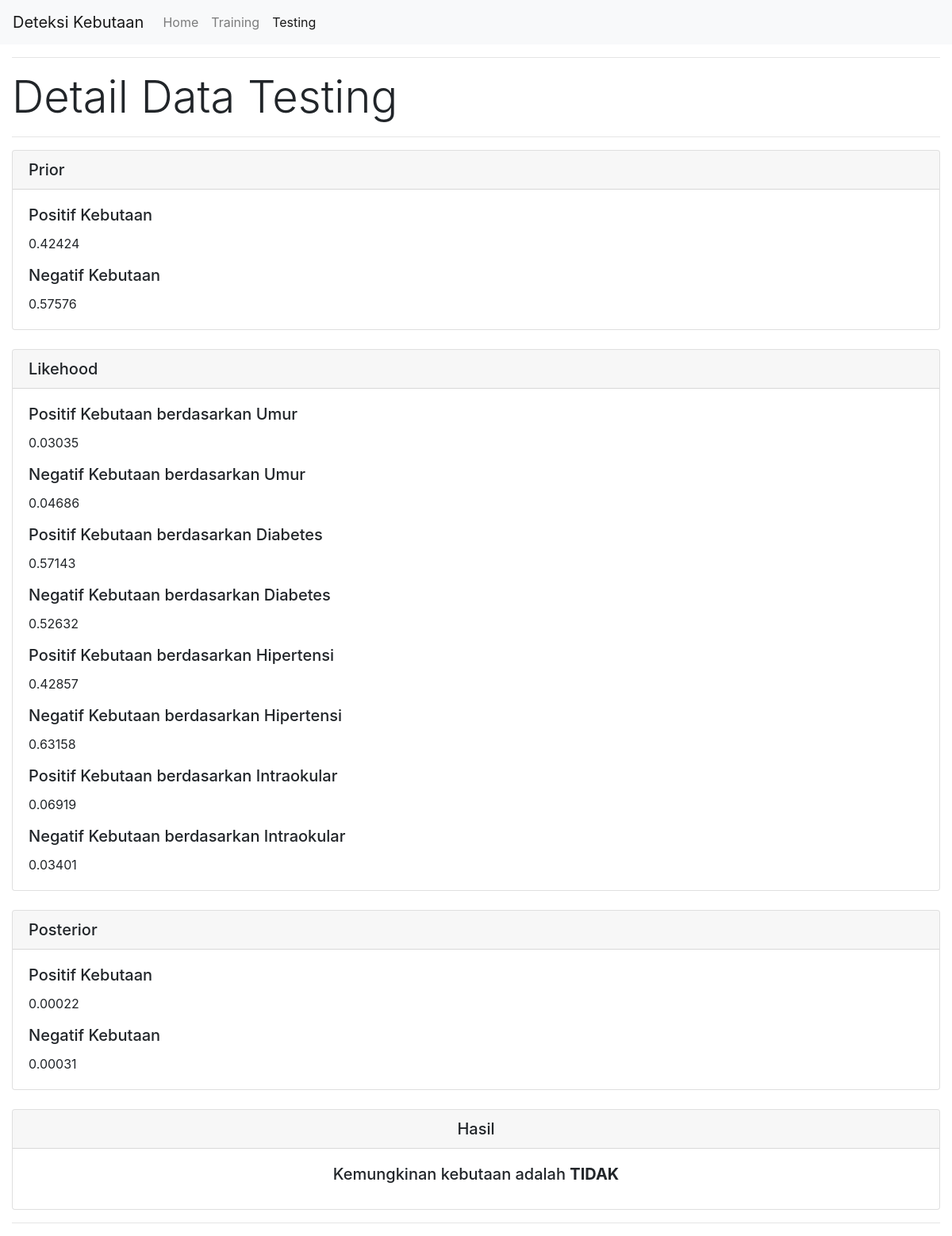
The page /detail_testing.php?detail=1 on the database its author committed.
### tables this page shows
CREATE TABLE `testing` (
  `NOMOR` int(11) NOT NULL,
  `NAMA_PASIEN` varchar(50) DEFAULT NULL,
  `UMUR` int(11) DEFAULT NULL,
  `DIABETES` varchar(5) DEFAULT NULL,
  `HIPERTENSI` varchar(5) DEFAULT NULL,
  `INTRAOKULAR` int(11) DEFAULT NULL,
  `KEBUTAAN` varchar(5) NOT NULL,
  `PRI_BUTA` double NOT NULL,
  `PRI_TIDAK_BUTA` double NOT NULL,
  `L_U_B` double NOT NULL,
  `L_U_TB` double NOT NULL,
  `L_I_B` double NOT NULL,
  `L_I_TB` double NOT NULL,
  `L_D_B` double NOT NULL,
  `L_D_TB` double NOT NULL,
  `L_H_B` double NOT NULL,
  `L_H_TB` double NOT NULL,
  `POS_BUTA` double NOT NULL,
  `POS_TIDAK_BUTA` double NOT NULL
);

### detail_testing.php (the view, shortened to what this page needs)
<!DOCTYPE html>
<?php
	require_once("koneksi.php");
	$NOMOR = $_GET['detail'];
	$query = mysqli_query($conn, "SELECT * FROM testing WHERE NOMOR = $NOMOR");
	$data = mysqli_fetch_assoc($query);
?>
<html>
	<head>
		<link rel="stylesheet" href="https://stackpath.bootstrapcdn.com/bootstrap/4.1.3/css/bootstrap.min.css">
	</head>
	<body>
		<nav class="navbar navbar-expand-lg navbar-light bg-light">
		  <a class="navbar-brand" href="index.php">Deteksi Kebutaan</a>
		  <div class="collapse navbar-collapse" id="navbarNavAltMarkup">
		    <div class="navbar-nav">
		      <a class="nav-item nav-link" href="index.php">Home</a>
		      <a class="nav-item nav-link" href="training">Training</a>
		      <a class="nav-item nav-link active" href="testing">Testing <span class="sr-only">(current)</span></a>
		    </div>
		  </div>
		</nav>
	<div class="container-fluid">
		<hr>
			<h1 class="display-4">Detail Data Testing</h1>
		<hr>
		<div class="card">
		  <h5 class="card-header">Prior</h5>
		  <div class="card-body">
		    <h5 class="card-title">Positif Kebutaan</h5>
		    <p class="card-text"><?php echo number_format($data['PRI_BUTA'],5); ?></p>
		    <h5 class="card-title">Negatif Kebutaan</h5>
		    <p class="card-text"><?php echo number_format($data['PRI_TIDAK_BUTA'],5); ?></p>
		  </div>
		</div>
		<br>
		<div class="card">
		  <h5 class="card-header">Likehood</h5>
		  <div class="card-body">
		    <h5 class="card-title">Positif Kebutaan berdasarkan Umur</h5>
		    <p class="card-text"><?php echo number_format($data['L_U_B'],5); ?></p>
		    <h5 class="card-title">Negatif Kebutaan berdasarkan Umur</h5>
		    <p class="card-text"><?php echo number_format($data['L_U_TB'],5); ?></p>
		    <h5 class="card-title">Positif Kebutaan berdasarkan Diabetes</h5>
		    <p class="card-text"><?php echo number_format($data['L_D_B'],5); ?></p>
		    <h5 class="card-title">Negatif Kebutaan berdasarkan Diabetes</h5>
		    <p class="card-text"><?php echo number_format($data['L_D_TB'],5); ?></p>
		    <h5 class="card-title">Positif Kebutaan berdasarkan Hipertensi</h5>
		    <p class="card-text"><?php echo number_format($data['L_H_B'],5); ?></p>
		    <h5 class="card-title">Negatif Kebutaan berdasarkan Hipertensi</h5>
		    <p class="card-text"><?php echo number_format($data['L_H_TB'],5); ?></p>
		    <h5 class="card-title">Positif Kebutaan berdasarkan Intraokular</h5>
		    <p class="card-text"><?php echo number_format($data['L_I_B'],5); ?></p>
		    <h5 class="card-title">Negatif Kebutaan berdasarkan Intraokular</h5>
		    <p class="card-text"><?php echo number_format($data['L_I_TB'],5); ?></p>
		  </div>
		</div>
		<br>
		<div class="card">
		  <h5 class="card-header">Posterior</h5>
		  <div class="card-body">
		    <h5 class="card-title">Positif Kebutaan</h5>
		    <p class="card-text"><?php echo number_format($data['POS_BUTA'],5); ?></p>
		    <h5 class="card-title">Negatif Kebutaan</h5>
		    <p class="card-text"><?php echo number_format($data['POS_TIDAK_BUTA'],5); ?></p>
		  </div>
		</div>
		<br>
		<div class="card text-center">
		  <h5 class="card-header">Hasil</h5>
		  <div class="card-body">
		    <h5 class="card-title">Kemungkinan kebutaan adalah <strong><?php echo $data['KEBUTAAN']; ?></strong></h5>
		  </div>
		</div>
		<hr>
	</div>
	</body>
</html>

### rows shown on the page
testing: PRI_BUTA "0.42424", PRI_TIDAK_BUTA "0.57576", L_U_B "0.03035", L_U_TB "0.04686", L_D_B "0.57143", L_D_TB "0.52632", L_H_B "0.42857", L_H_TB "0.63158", L_I_B "0.06919", L_I_TB "0.03401", POS_BUTA "0.00022", POS_TIDAK_BUTA "0.00031", KEBUTAAN "TIDAK"
